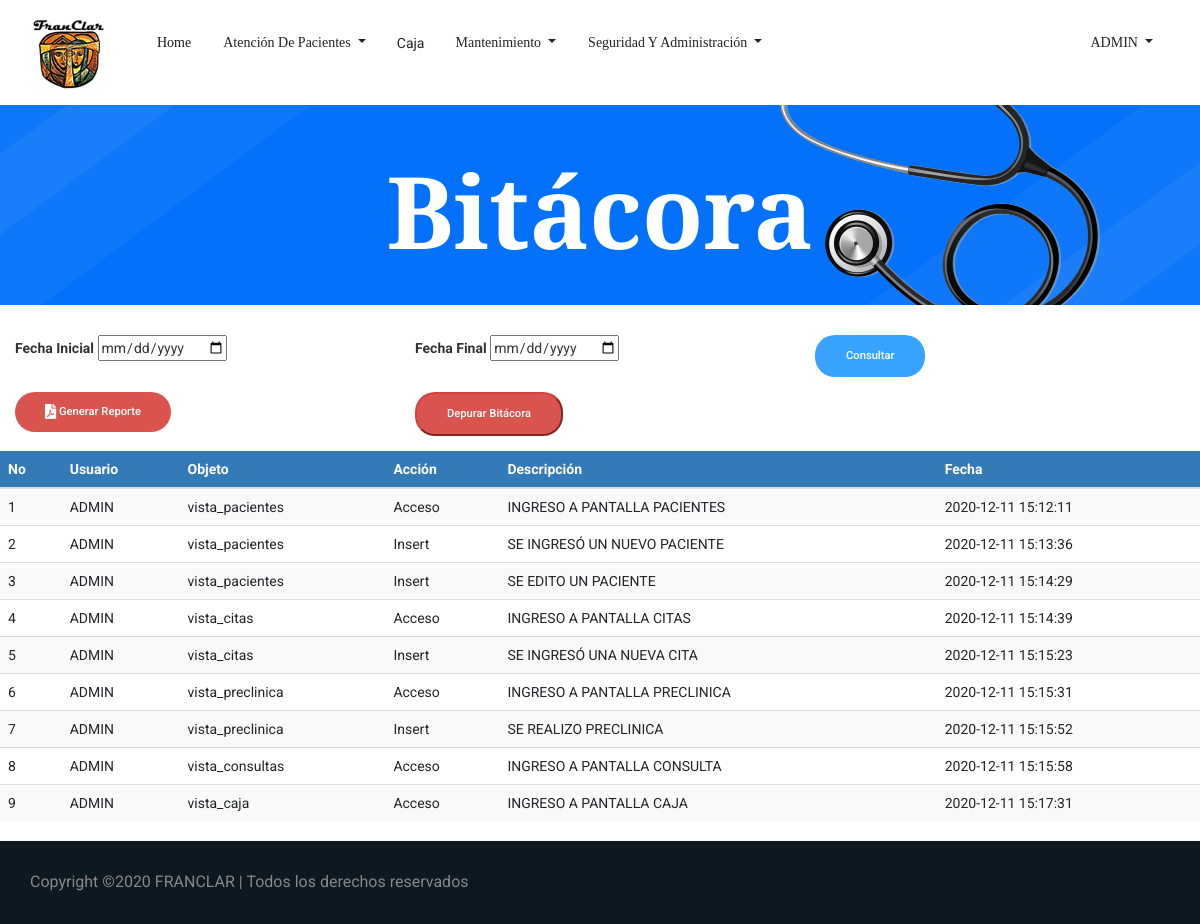
/bitacora.php (signed in), run on an earlier commit of the app's database.
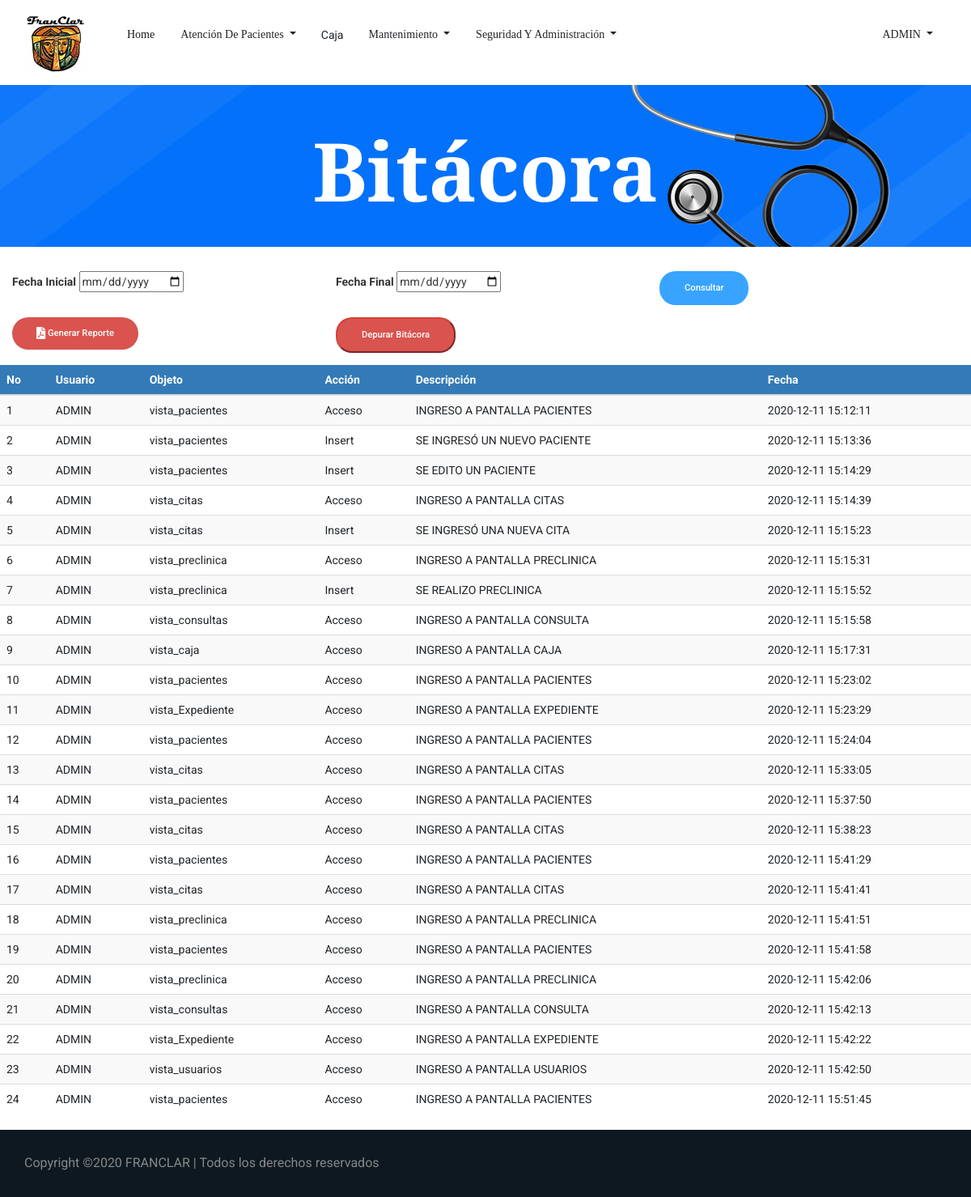
And on a later commit of the database.
### tables this page shows
CREATE TABLE `tbl_bitacora_evento` (
  `id_bitacora_evento` int(11) NOT NULL,
  `fecha_evento` timestamp NOT NULL DEFAULT current_timestamp(),
  `id_usuario` bigint(3) NOT NULL,
  `id_objeto` bigint(3) NOT NULL,
  `Accion` varchar(30) NOT NULL,
  `Descripcion` varchar(100) NOT NULL
);

CREATE TABLE `tbl_usuario` (
  `ID_Usuario` bigint(3) NOT NULL,
  `ID_Empleado` int(3) NOT NULL,
  `ID_Estado` int(3) NOT NULL,
  `Nom_Usuario` varchar(50) NOT NULL,
  `email` varchar(30) NOT NULL,
  `Contraseña` varchar(30) NOT NULL,
  `ID_Rol` bigint(3) NOT NULL,
  `Ult_Conexion` date DEFAULT NULL,
  `Primer_Ingreso` int(1) NOT NULL,
  `token` varchar(50) DEFAULT NULL,
  `token_password` varchar(100) DEFAULT NULL,
  `password_request` int(11) DEFAULT NULL,
  `Fec_venc` date DEFAULT NULL,
  `Usuario_crea` bigint(3) DEFAULT NULL,
  `Fec_crea` date DEFAULT NULL,
  `Usuario_modif` bigint(3) DEFAULT NULL,
  `Fec_modif` date DEFAULT NULL,
  `preguntas_contestadas` int(11) DEFAULT NULL
);

CREATE TABLE `tbl_objetos` (
  `id_objeto` bigint(3) NOT NULL,
  `objeto` varchar(25) NOT NULL
);

### bitacora.php (the view, shortened to what this page needs)
<!doctype html>
<html lang="es">
<?php
include 'head.php'
?>
<body>
    <?php
    include 'header.php';
    ?>
    <section class="breadcrumb_part breadcrumb_bg">
        <div class="container">
            <div class="row">
                <div class="col-lg-12">
                    <div class="breadcrumb_iner">
                        <div class="breadcrumb_iner_item">
                            <h2>Bitácora</h2>
                        </div>
                    </div>
                </div>
            </div>
        </div>
    </section>
        <form method="POST" action="bitacora_por_fecha.php" autocomplete="off">
        <br>
            <div class="form-group col-md-4" >
                <label for="inicio_fecha">Fecha Inicial</label>
                <input type="date" id="inicio_fecha" name="inicio_fecha" value="">
                </div>
                <div class="form-group col-md-4" >
                <label for="final_fecha">Fecha Final</label>
                <input type="date" id="final_fecha" name="final_fecha" value="">
                </div>
                <div class="form-group col-md-4" >
                <input type="submit" id="btn_submit" class="genric-btn info circle" name="enviar" value="Consultar" >
                </div>
                <div class="form-group col-md-4">
                <a class="genric-btn btn-danger circle" href="../FRANCLAR/Reportes-PDF/ReporteBitacora.php">
                <i class="fas fa-file-pdf fa-lg"> </i> Generar Reporte</a>
                </div>
                <div class="form-group col-md-4">
                <input type="submit" id="btn_submit" class="genric-btn btn-danger circle" name="depuraraBitacora" value="Depurar Bitácora" >
            </div>
        </form>
	    <br>
		<br>
		<br>
		<div class="table-responsive">
			<table id="datatableUsuarios" class="table table-striped table-hover">
			    <thead>
				<tr>
				    <th>No</th>
                    <th>Usuario</th>
					<th>Objeto</th>
					<th>Acción</th>
                    <th>Descripción</th>
                    <th>Fecha</th>
				</tr>
				</thead>
				<tbody>
				<?php
				$sql = mysqli_query($con, "SELECT tbl_bitacora_evento.id_bitacora_evento,
				tbl_usuario.id_usuario,
                tbl_usuario.Nom_Usuario,
				tbl_objetos.id_objeto,
                tbl_objetos.objeto,
				tbl_bitacora_evento.Accion,
				tbl_bitacora_evento.Descripcion,
				tbl_bitacora_evento.fecha_evento FROM tbl_bitacora_evento
				INNER JOIN tbl_usuario on tbl_bitacora_evento.id_usuario = tbl_usuario.ID_Usuario
				INNER JOIN tbl_objetos on tbl_bitacora_evento.id_objeto = tbl_objetos.id_objeto");
				if(mysqli_num_rows($sql) == 0){
					echo '<tr><td colspan="8">No hay datos.</td></tr>';
				}else{
					while($row = mysqli_fetch_assoc($sql)){
						echo '
						<tr>
                            <td>'.$row['id_bitacora_evento'].'</td>
                            <td>'.$row['Nom_Usuario'].'</td>
                            <td>'.$row['objeto'].'</td>
                            <td>'.$row['Accion'].'</td>
                            <td>'.$row['Descripcion'].'</td>
                            <td>'.$row['fecha_evento'].'</td>
						</tr>
						';
					}
				}
				?>
			</table>
		 </div>
    <?php
        include 'Copyright.php'
    ?>
</body>
</html>

### head.php (shortened to what this page needs)
<head>
  <link href="css/style_nav.css" rel="stylesheet">
  <link rel="stylesheet" href="css/bootstrap.min.css">
  <link href="font-awesome/css/font-awesome.min.css" rel="stylesheet">
  <link rel="stylesheet" href="https://use.fontawesome.com/releases/v5.8.2/css/all.css">
  <link rel="stylesheet" href="css/animate.css">
  <link rel="stylesheet" href="css/owl.carousel.min.css">
  <link rel="stylesheet" href="css/themify-icons.css">
  <link rel="stylesheet" href="css/flaticon.css">
  <link rel="stylesheet" href="css/magnific-popup.css">
  <link rel="stylesheet" href="css/nice-select.css">
  <link rel="stylesheet" href="css/slick.css">
  <link rel="stylesheet" href="https://maxcdn.bootstrapcdn.com/bootstrap/3.4.0/css/bootstrap.min.css">
  <link rel="stylesheet" href="css/style.css">
  <link rel="stylesheet" href="https://cdnjs.cloudflare.com/ajax/libs/font-awesome/4.7.0/css/font-awesome.min.css">
  <link href="css/bootstrap-datepicker.css" rel="stylesheet">
    <link href='lib/main.css' rel='stylesheet' />
    <link rel="stylesheet" href="css/main.css">
    <link rel="stylesheet" type="text/css" href="datatables/datatables.min.css"/>
    <link rel="stylesheet"  type="text/css" href="datatables/DataTables-1.10.18/css/dataTables.bootstrap4.min.css">
  <link href="https://cdn.jsdelivr.net/npm/select2@4.1.0-beta.1/dist/css/select2.min.css" rel="stylesheet" />
</head>

### header.php (shortened to what this page needs)
<?php
$usuario=$_SESSION['Nom_Usuario'];
$rolUsuario=$_SESSION['ID_Rol'];
?>
<?php
switch ($rolUsuario) {
    case '1':?>
       <header class="main_menu">
        <div class="container">
            <div class="row align-items-center">
                <div class="col-lg-12">
                    <nav class="navbar navbar-expand-lg navbar-light">
                        <a class="navbar-brand" href="index.php"> <img src="img/franclar_logo.png" srcset="img/franclar_logo.png 800w" sizes= "(min-width: 1000px) 50vw, (min-width: 800px) 80vw, (min-width: 600px) 100vw, (min-width: 300px) 145vw, , (min-width: 250px) 100vw, (min-width: 100px) 100vw" alt="logo"> </a>
                        <div class="collapse navbar-collapse main-menu-item justify-content-center"
                            id="navbarSupportedContent">
                            <ul class="navbar-nav align-items-center">
                                <li class="nav-item active">
                                    <a class="nav-link" href="Index.php">Home</a>
                                </li>
                                <li class="nav-item dropdown">
                                    <a class="nav-link dropdown-toggle" href="#" id="navbarDropdown"
                                    role="button" data-toggle="dropdown" aria-haspopup="true" aria-expanded="false">
                                    Atención de Pacientes
                                </a>
                                </li>
                                <li class="nav-item active">
                                <button type="submit" name="caja" class="dropdown-item">
                                            Caja
                                </button>
                                </li>
                            <li class="nav-item dropdown">
                                <a class="nav-link dropdown-toggle" href="#" id="navbarDropdown"
                                role="button" data-toggle="dropdown" aria-haspopup="true" aria-expanded="false">
                                Mantenimiento
                            </a>
                                </li>
                                <li class="nav-item dropdown">
                                    <a class="nav-link dropdown-toggle" href="#" id="navbarDropdown"
                                    role="button" data-toggle="dropdown" aria-haspopup="true" aria-expanded="false">
                                        Seguridad y Administración
                                    </a>
                                </li>
                            </ul>
                        </div>
                        <div class="row">
                        <div class="col collapse navbar-collapse main-menu-item justify-content-center" id="navbarSupportedContent">
                            <ul class="navbar-nav align-items-center">
                                <li class="nav-item dropdown float-right">
                                    <a class="nav-link dropdown-toggle" href="#" id="navbarDropdown"
                                    role="button" data-toggle="dropdown" aria-haspopup="true" aria-expanded="false">
                                    <?php echo $usuario?>
                                    </a>
                                </li>
                            </ul>
                        </div>
                    </div>
                    </nav>
                </div>
            </div>
        </div>
    </header>
<?php
        break;
        ?>
<?php }?>

### Copyright.php
<footer class="footer-area">
    <div class="copyright_part">
                <div class="container">
                    <div class="row align-items-center">
                        <p class="footer-text m-0 col-lg-8 col-md-12">
    Copyright &copy;<script>document.write(new Date().getFullYear());</script> FRANCLAR | Todos los derechos reservados
    </p>
                    </div>
                </div>
            </div>
</footer>

### css/main.css (style rules this page uses)
table th { background-color: #337ab7 !important; color: white; }
table>tbody>tr>td { vertical-align: middle !important; }

What changed in the data, as far as the page shows it:
added tbl_bitacora_evento: id_bitacora_evento "10", id_usuario.Nom_Usuario "ADMIN", id_objeto.objeto "vista_pacientes", Accion "Acceso", Descripcion "INGRESO A PANTALLA PACIENTES", fecha_evento "2020-12-11 15:23:02"
added tbl_bitacora_evento: id_bitacora_evento "11", id_usuario.Nom_Usuario "ADMIN", id_objeto.objeto "vista_Expediente", Accion "Acceso", Descripcion "INGRESO A PANTALLA EXPEDIENTE", fecha_evento "2020-12-11 15:23:29"
added tbl_bitacora_evento: id_bitacora_evento "12", id_usuario.Nom_Usuario "ADMIN", id_objeto.objeto "vista_pacientes", Accion "Acceso", Descripcion "INGRESO A PANTALLA PACIENTES", fecha_evento "2020-12-11 15:24:04"
added tbl_bitacora_evento: id_bitacora_evento "13", id_usuario.Nom_Usuario "ADMIN", id_objeto.objeto "vista_citas", Accion "Acceso", Descripcion "INGRESO A PANTALLA CITAS", fecha_evento "2020-12-11 15:33:05"
added tbl_bitacora_evento: id_bitacora_evento "14", id_usuario.Nom_Usuario "ADMIN", id_objeto.objeto "vista_pacientes", Accion "Acceso", Descripcion "INGRESO A PANTALLA PACIENTES", fecha_evento "2020-12-11 15:37:50"
added tbl_bitacora_evento: id_bitacora_evento "15", id_usuario.Nom_Usuario "ADMIN", id_objeto.objeto "vista_citas", Accion "Acceso", Descripcion "INGRESO A PANTALLA CITAS", fecha_evento "2020-12-11 15:38:23"
added tbl_bitacora_evento: id_bitacora_evento "16", id_usuario.Nom_Usuario "ADMIN", id_objeto.objeto "vista_pacientes", Accion "Acceso", Descripcion "INGRESO A PANTALLA PACIENTES", fecha_evento "2020-12-11 15:41:29"
added tbl_bitacora_evento: id_bitacora_evento "17", id_usuario.Nom_Usuario "ADMIN", id_objeto.objeto "vista_citas", Accion "Acceso", Descripcion "INGRESO A PANTALLA CITAS", fecha_evento "2020-12-11 15:41:41"
added tbl_bitacora_evento: id_bitacora_evento "18", id_usuario.Nom_Usuario "ADMIN", id_objeto.objeto "vista_preclinica", Accion "Acceso", Descripcion "INGRESO A PANTALLA PRECLINICA", fecha_evento "2020-12-11 15:41:51"
added tbl_bitacora_evento: id_bitacora_evento "19", id_usuario.Nom_Usuario "ADMIN", id_objeto.objeto "vista_pacientes", Accion "Acceso", Descripcion "INGRESO A PANTALLA PACIENTES", fecha_evento "2020-12-11 15:41:58"
added tbl_bitacora_evento: id_bitacora_evento "20", id_usuario.Nom_Usuario "ADMIN", id_objeto.objeto "vista_preclinica", Accion "Acceso", Descripcion "INGRESO A PANTALLA PRECLINICA", fecha_evento "2020-12-11 15:42:06"
added tbl_bitacora_evento: id_bitacora_evento "21", id_usuario.Nom_Usuario "ADMIN", id_objeto.objeto "vista_consultas", Accion "Acceso", Descripcion "INGRESO A PANTALLA CONSULTA", fecha_evento "2020-12-11 15:42:13"
added tbl_bitacora_evento: id_bitacora_evento "22", id_usuario.Nom_Usuario "ADMIN", id_objeto.objeto "vista_Expediente", Accion "Acceso", Descripcion "INGRESO A PANTALLA EXPEDIENTE", fecha_evento "2020-12-11 15:42:22"
added tbl_bitacora_evento: id_bitacora_evento "23", id_usuario.Nom_Usuario "ADMIN", id_objeto.objeto "vista_usuarios", Accion "Acceso", Descripcion "INGRESO A PANTALLA USUARIOS", fecha_evento "2020-12-11 15:42:50"
added tbl_bitacora_evento: id_bitacora_evento "24", id_usuario.Nom_Usuario "ADMIN", id_objeto.objeto "vista_pacientes", Accion "Acceso", Descripcion "INGRESO A PANTALLA PACIENTES", fecha_evento "2020-12-11 15:51:45"
